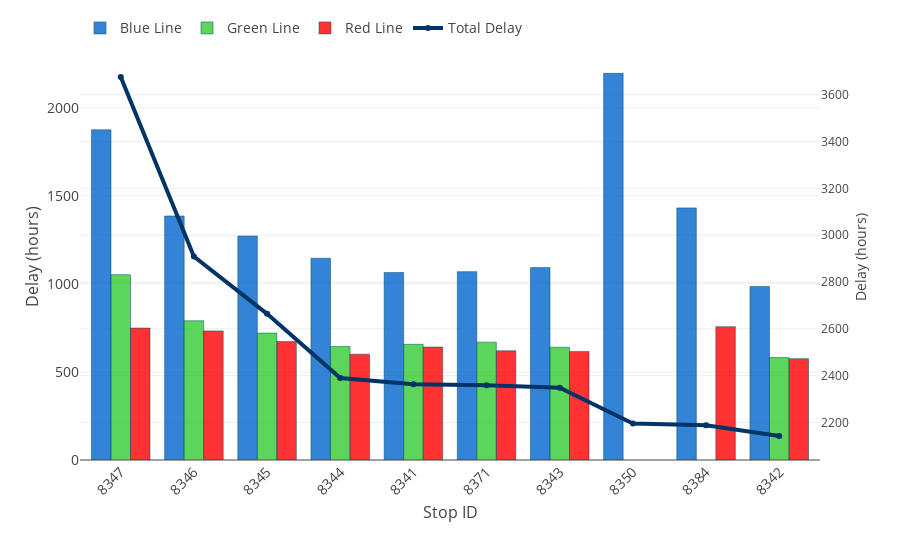

Notebook code cell kept with this figure:
### Code cell
# Blue line
trace0 = go.Bar(
    x=top10.loc[top10['lineColor']=='Blue','lastLocID'],
    y=-top10.loc[top10['lineColor']=='Blue','delay']/60/60,
    name='Blue Line',
    marker=dict(
        color=lineColors['Blue'],
        line=dict(color='rgba(0, 77, 102, .5)', width=1)
    )
)
# Green Line
trace1 = go.Bar(
    x=top10.loc[top10['lineColor']=='Green','lastLocID'],
    y=-top10.loc[top10['lineColor']=='Green','delay']/60/60,
    name='Green Line',
    marker=dict(
        color=lineColors['Green'],
        line=dict(color='rgba(0, 77, 102, .5)', width=1)
    )
)
# Red Line
trace2 = go.Bar(
    x=top10.loc[top10['lineColor']=='Red','lastLocID'],
    y=-top10.loc[top10['lineColor']=='Red','delay']/60/60,
    name='Red Line',
    marker=dict(
        color=lineColors['Red'],
        line=dict(color='rgba(0, 77, 102, .5)', width=1)
    )
)
# Total delay by stop ID
trace3 = go.Scatter(
    x=top10.loc[top10['lineColor']=='Blue','lastLocID'],
    y=-tdelay_stopID.loc[0:10,'delay']/60/60,
    yaxis='y2',
    name='Total Delay',
    line = dict(
        color = ('rgb(0, 51, 102)'),
        width = 4)
)

data = [trace0, trace1, trace2, trace3]

# Format the figure
layout = go.Layout(
    yaxis=dict(title='Delay (hours)',
              titlefont=dict(size=16),
              tickfont=dict(size=14)),
    xaxis=dict(title='Stop ID',
              titlefont=dict(size=16),
              type='category',
              tickangle=-45,
              tickfont=dict(size=14)),
    legend=dict(font=dict(size=14),
               orientation='h',
               y=1.1),
    barmode='group',
    yaxis2=dict(title='Delay (hours)',
                overlaying='y',
                side='right'
    ),
    margin=dict(b=100,
               t=50)
)

fig = go.Figure(data=data, layout=layout)
plotly.offline.iplot(fig, filename='totalDelay-top10-byLine.html')

### Figure 1 — Plotly figure (JSON) as saved in the notebook; plotly's stock layout.template omitted (floating-point values rounded to 4 significant figures)
{"data": [{"marker": {"color": "rgba(0, 102, 204, 0.8)", "line": {"color": "rgba(0, 77, 102, .5)", "width": 1}}, "name": "Blue Line", "type": "bar", "uid": "ad19ee50-afac-11e8-98ac-e442a6f8adc6", "x": [8347, 8346, 8345, 8344, 8341, 8371, 8343, 8350, 8384, 8342], "y": [1874.0, 1385.0, 1271.0, 1145.0, 1064.0, 1069.0, 1092.0, 2195.0, 1431.0, 985.6]}, {"marker": {"color": "rgba(51, 204, 51, 0.8)", "line": {"color": "rgba(0, 77, 102, .5)", "width": 1}}, "name": "Green Line", "type": "bar", "uid": "ad19ee51-afac-11e8-9800-e442a6f8adc6", "x": [8347, 8346, 8345, 8344, 8341, 8371, 8343, 8342], "y": [1052.0, 790.5, 720.4, 643.8, 656.8, 668.9, 640.0, 581.4]}, {"marker": {"color": "rgba(255, 0, 0, 0.8)", "line": {"color": "rgba(0, 77, 102, .5)", "width": 1}}, "name": "Red Line", "type": "bar", "uid": "ad19ee52-afac-11e8-941a-e442a6f8adc6", "x": [8347, 8346, 8345, 8344, 8341, 8371, 8343, 8384, 8342], "y": [749.0, 732.9, 672.1, 600.6, 641.4, 620.1, 616.4, 756.8, 575.4]}, {"line": {"color": "rgb(0, 51, 102)", "width": 4}, "name": "Total Delay", "type": "scatter", "uid": "ad19ee53-afac-11e8-86df-e442a6f8adc6", "x": [8347, 8346, 8345, 8344, 8341, 8371, 8343, 8350, 8384, 8342], "y": [3675.0, 2908.0, 2664.0, 2390.0, 2363.0, 2358.0, 2349.0, 2195.0, 2188.0, 2142.0, 2123.0], "yaxis": "y2"}], "layout": {"barmode": "group", "legend": {"font": {"size": 14}, "orientation": "h", "y": 1.1}, "margin": {"b": 100, "t": 50}, "xaxis": {"tickangle": -45, "tickfont": {"size": 14}, "title": "Stop ID", "titlefont": {"size": 16}, "type": "category"}, "yaxis": {"tickfont": {"size": 14}, "title": "Delay (hours)", "titlefont": {"size": 16}}, "yaxis2": {"overlaying": "y", "side": "right", "title": "Delay (hours)"}}}
